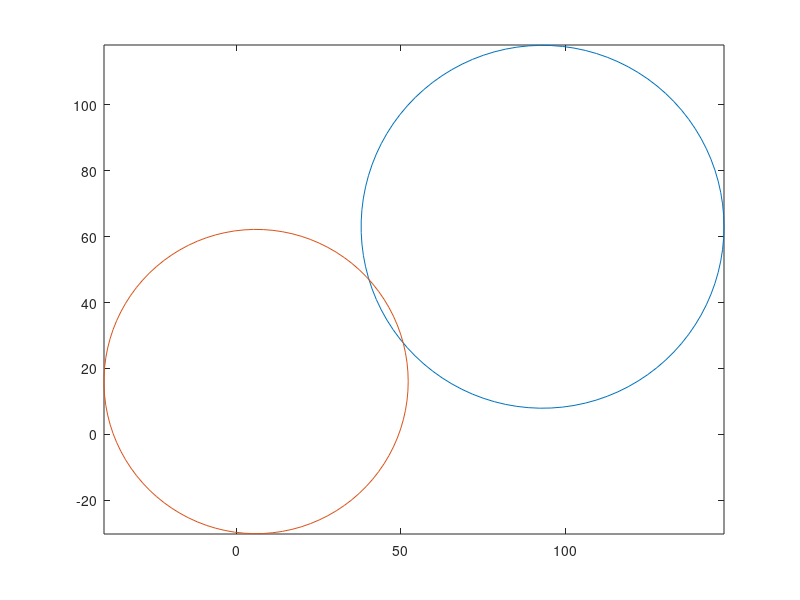

MATLAB code for this plot:
r0=55.1;
r1=46.2;
x0=93;
y0=63;
x1=6;
y1=16;
theta = linspace(0,2*pi,100);

% Parametisera cirkelns ekvation
plot(x0 + r0*cos(theta), y0 + r0*sin(theta),'-')
hold on
plot(x1 + r1*cos(theta), y1 + r1*sin(theta), '-')
axis equal

% startgissningar (40, 50), (50, 30)